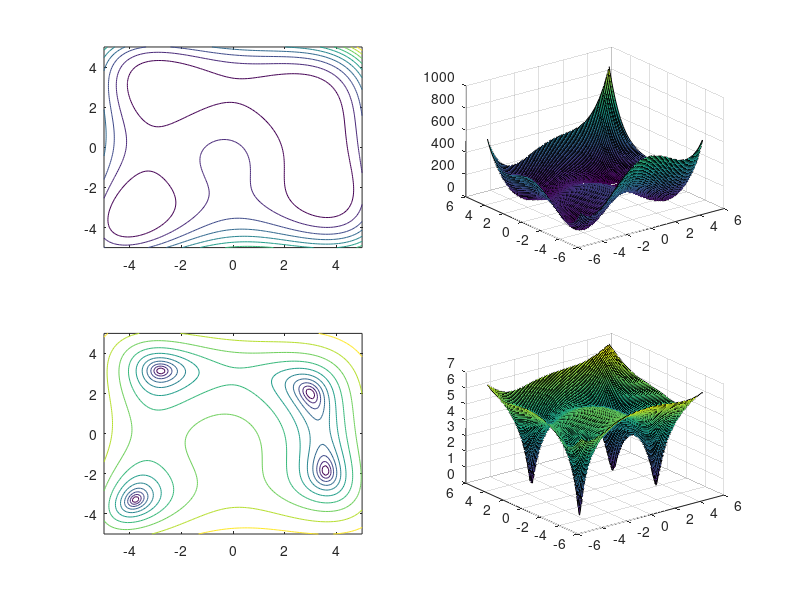

Source code (MATLAB):
x = linspace(-5,5);
y = linspace(-5,5);
[X,Y] = meshgrid(x,y);
a = 1
Z = (X.^2+Y-11).^2 + (X+Y.^2-7).^2;
subplot(2,2,1)
contour(X,Y,Z);

subplot(2,2,2)
surf(X,Y,Z);

Z = log(a+Z);
subplot(2,2,3)
contour(X,Y,Z);

subplot(2,2,4)
surf(X,Y,Z);

%%
f =@(x1,x2) (x^2+y-11)^2+(x+y^2-7)^2
size(f)
%% Constants
cognetiveConstant = 2
socialConstant = 2
numberOfParticles = 20
dimensions = 2
